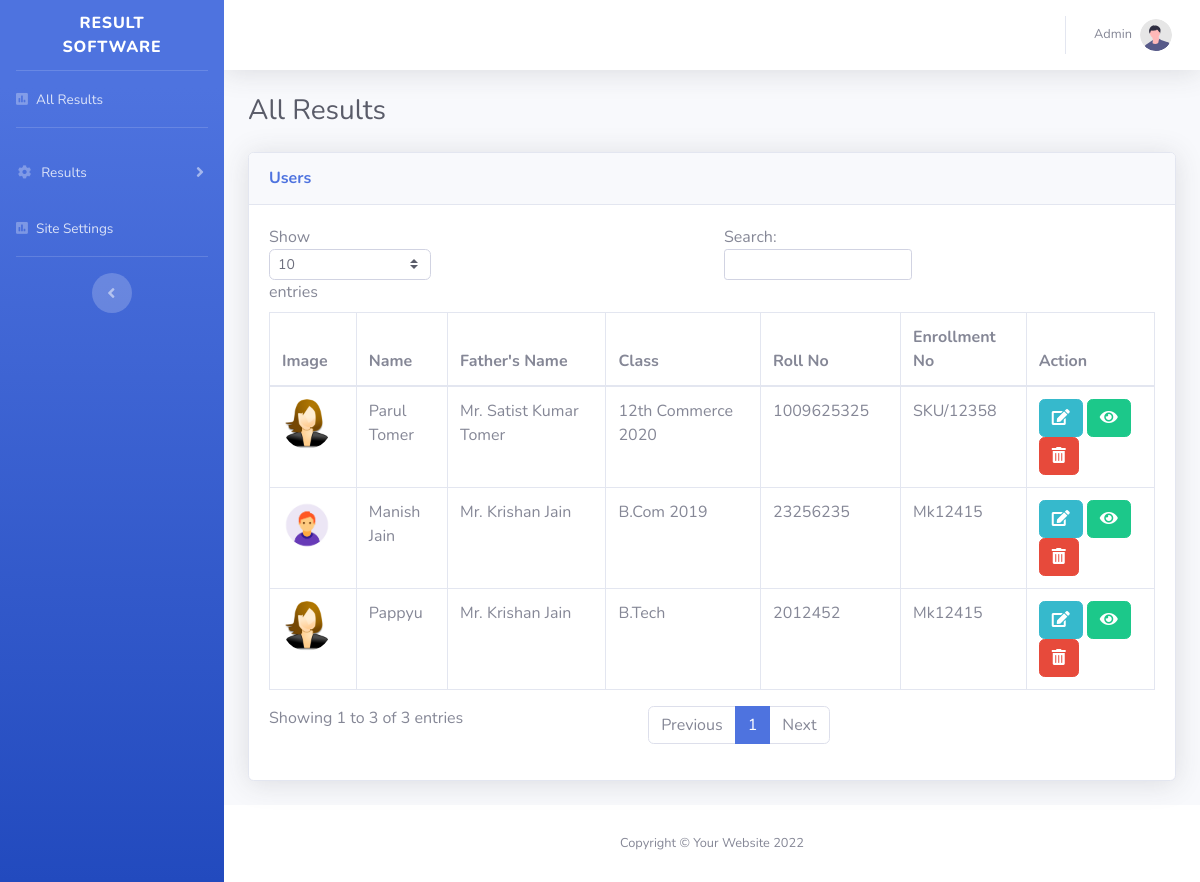
/index.php (signed in), run on the app's committed database.
### tables this page shows
CREATE TABLE `results` (
  `id` int(11) NOT NULL,
  `stu_img` varchar(255) NOT NULL,
  `examination_class` varchar(255) NOT NULL,
  `stu_name` varchar(255) NOT NULL,
  `stu_fname` varchar(255) NOT NULL,
  `stu_roll_num` varchar(255) NOT NULL,
  `stu_en_roll_num` varchar(255) NOT NULL,
  `college_center_name` varchar(255) NOT NULL,
  `p1` varchar(255) NOT NULL,
  `p1_marks` int(255) NOT NULL,
  `p2` varchar(255) NOT NULL,
  `p2_marks` int(255) NOT NULL,
  `p3` varchar(255) NOT NULL,
  `p3_marks` int(255) NOT NULL,
  `p4` varchar(255) NOT NULL,
  `p4_marks` int(255) NOT NULL,
  `p5` varchar(255) NOT NULL,
  `p5_marks` int(255) NOT NULL,
  `p6` varchar(255) NOT NULL,
  `p6_marks` int(255) NOT NULL,
  `p7` varchar(255) NOT NULL,
  `p7_marks` int(255) NOT NULL,
  `p8` varchar(255) NOT NULL,
  `p8_marks` int(255) NOT NULL,
  `p9` varchar(255) NOT NULL,
  `p9_marks` int(255) NOT NULL,
  `p10` varchar(255) NOT NULL,
  `p10_marks` int(255) NOT NULL,
  `p11` varchar(255) NOT NULL,
  `p11_marks` int(255) NOT NULL,
  `p12` varchar(255) NOT NULL,
  `p12_marks` int(255) NOT NULL,
  `p13` varchar(255) NOT NULL,
  `p13_marks` int(255) NOT NULL,
  `p14` varchar(255) NOT NULL,
  `p14_marks` int(255) NOT NULL,
  `p15` varchar(255) NOT NULL,
  `p15_marks` int(255) NOT NULL,
  `t_marks` varchar(255) NOT NULL,
  `prev_marks` varchar(255) NOT NULL,
  `g_t_marks` varchar(255) NOT NULL,
  `result_pass` varchar(255) NOT NULL,
  `result_divison` varchar(255) NOT NULL,
  `submit_stu_result` varchar(255) NOT NULL,
  `status` varchar(255) NOT NULL,
  `created_on` datetime NOT NULL DEFAULT CURRENT_TIMESTAMP
);

### config.php (called while the page is built, shortened)
<?php
$site_Name = "http://localhost/fifteenresults";

### index.php (the view, shortened to what this page needs)
<?php
include('config.php');
include('header.php');
$sql_select = "select * from results";
$select_query = mysqli_query($conn, $sql_select);
?>
<div class="container-fluid">
    <h1 class="h3 mb-4 text-gray-800">All Results</h1>
    <div class="card shadow mb-4">
        <div class="card-header py-3">
            <h6 class="m-0 font-weight-bold text-primary">Users</h6>
        </div>
        <div class="card-body">
            <div class="table-responsive">
                <table class="table table-bordered" id="dataTable" width="100%" cellspacing="0">
                    <thead>
                        <tr>
                            <th>Image</th>
                            <th>Name</th>
                            <th>Father's Name</th>
                            <th>Class</th>
                            <th>Roll No</th>
                            <th>Enrollment No</th>
                            <th>Action</th>
                        </tr>
                    </thead>
                    <tbody>
                        <?php
                        if (mysqli_num_rows($select_query) > 0) {
                            while ($data = mysqli_fetch_assoc($select_query)) { ?>
                        <tr>
                            <td>
                                <img src="<?php echo $site_Name;  ?>/stuimages/<?php echo $data['stu_img'] ?>"
                                    style="height:50px; width:50px; border-radius:50%">
                            </td>
                            <td><?php echo $data['stu_name'] ?></td>
                            <td><?php echo $data['stu_fname'] ?></td>
                            <td><?php echo $data['examination_class'] ?></td>
                            <td><?php echo $data['stu_roll_num'] ?></td>
                            <td><?php echo $data['stu_en_roll_num'] ?></td>
                            <td>
                                <a class="btn btn-info"
                                    href="<?php echo $site_Name;  ?>/edit.php?id=<?php echo $data['id'];  ?>"><i
                                        class="fas fa-edit"></i></a>
                                <a class="btn btn-success"
                                    href="<?php echo $site_Name;  ?>/admin-single-student.php?id=<?php echo $data['id'];  ?>"><i
                                        class="fas fa-eye"></i></a>
                                <a class="btn btn-danger"
                                    href="<?php echo $site_Name;  ?>/delete.php?id=<?php echo $data['id'];  ?>"><i
                                        class="fas fa-trash-alt"></i></a>
                            </td>
                        </tr>
                        <?php     }
                        } else {
                            echo "0 results";
                        }
                        ?>
                    </tbody>
                </table>
            </div>
        </div>
    </div>
</div>
<?php include('footer.php') ?>

### data on the page
results: stu_img (picture), stu_name "Parul Tomer", stu_fname "Mr. Satist Kumar Tomer", examination_class "12th Commerce 2020", stu_roll_num "1009625325", stu_en_roll_num "SKU/12358"
results: stu_img (picture), stu_name "Manish Jain", stu_fname "Mr. Krishan Jain", examination_class "B.Com 2019", stu_roll_num "23256235", stu_en_roll_num "Mk12415"
results: stu_img (picture), stu_name "Pappyu", stu_fname "Mr. Krishan Jain", examination_class "B.Tech", stu_roll_num "2012452", stu_en_roll_num "Mk12415"
